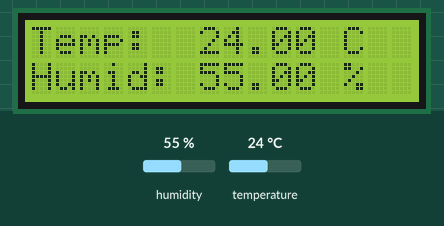
This sketch was run on a simulated ESP8266 (NodeMCU). Shown: 16×2 character LCD. Inputs (shaded band) come from the test bench; at power-on: humidity 55 %, temperature 24 °C.

Above: at 1.2 s.
1.3 s: humidity set to 22 %
At 3.4 s:
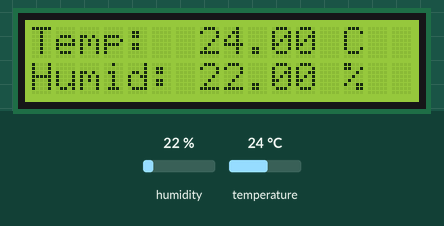
4.1 s: temperature set to 12 °C
At 4.5 s:
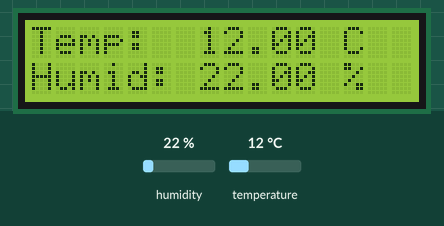
6.9 s: humidity set to 40 %
At 8.9 s:
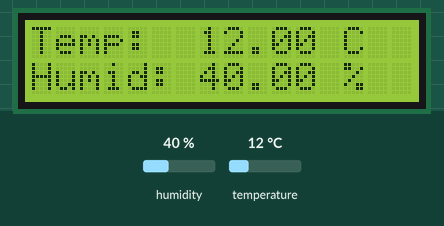
9.8 s: temperature set to 19 °C
At 11.2 s:
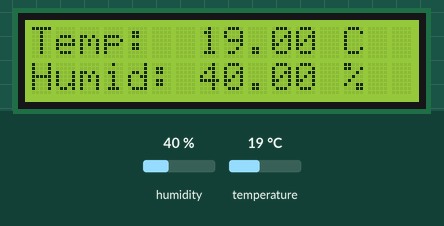
Timing chart, 0 to 12.8 s (numbered marks = the images above; inputs shaded):
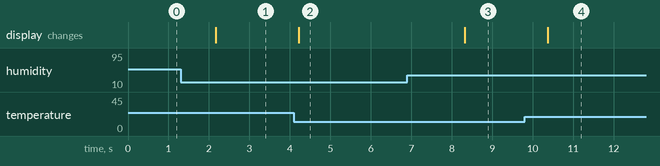

The sketch:

Worksheet_SensorTempandHumid_64102122.ino
```cpp
#include <Adafruit_Sensor.h>
#include <DHT.h>
#include <Wire.h>
#include <LiquidCrystal_I2C.h>


DHT dht(D4, DHT11);

LiquidCrystal_I2C lcd(0x27, 16, 2);


void setup() {


  lcd.begin();
  dht.begin();
  Serial.begin(9600);
  lcd.setCursor(0,0);
  lcd.print("Temp:");
  lcd.setCursor(0,1);
  lcd.print("Humid:");
}

void loop() {

  float temperature = dht.readTemperature();
  float humidity = dht.readHumidity();


  lcd.setCursor(7, 0);
  lcd.print(temperature);
  lcd.print(" C");

  lcd.setCursor(7, 1);
  lcd.print(humidity);
  lcd.print(" %");

  delay(1000);
}
```

Measured:
- after the input at 1.3 s, the display: changes after 0.86 s (image 1)
- after the input at 4.1 s, the display: changes after 0.12 s (image 2)
- after the input at 6.9 s, the display: changes after 1.4 s (image 3)
- after the input at 9.8 s, the display: changes after 0.57 s (image 4)
